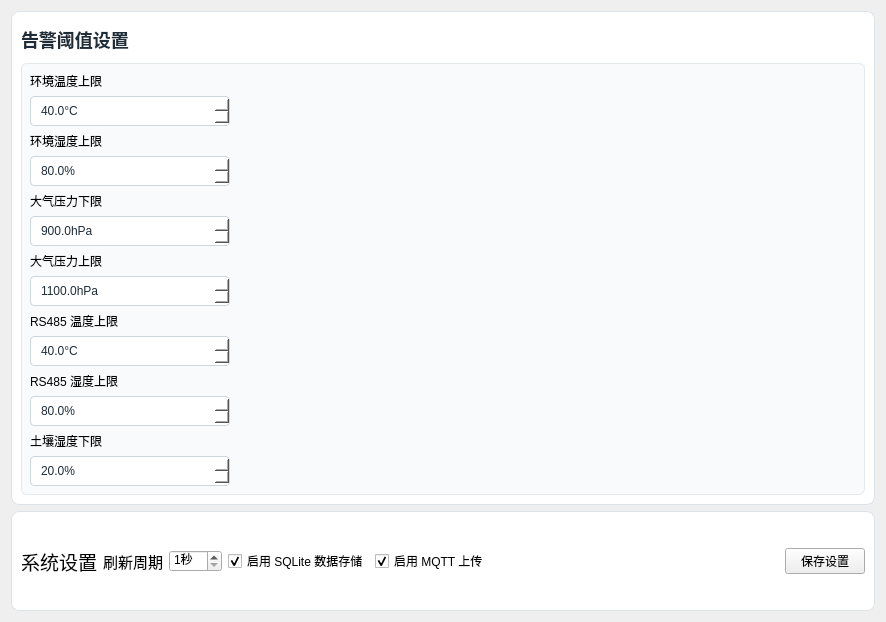
           <widget class="QWidget" name="settingsPage">
            <property name="styleSheet">
             <string notr="true">QWidget#settingsPage {
    background-color: rgb(245, 247, 249);
}

/* 告警阈值主卡片 */
QFrame#thresholdSettingsFrame {
    background-color: white;
    border: 1px solid rgb(220, 227, 232);
    border-radius: 8px;
}

/* 阈值输入区域 */
QWidget#thresholdFormWidget {
    background-color: rgb(248, 250, 251);
    border: 1px solid rgb(228, 233, 237);
    border-radius: 6px;
}

/* 下方系统设置卡片 */
QFrame#systemSettingsFrame {
    background-color: white;
    border: 1px solid rgb(220, 227, 232);
    border-radius: 8px;
}

/* 两个区域的标题 */
QLabel#thresholdTitleLabel,
QLabel#systemSettingsTitleLabel {
    color: rgb(31, 45, 56);
    background-color: transparent;
    border: none;
    font-size: 18px;
    font-weight: 600;
}

/* 数值输入框 */
QDoubleSpinBox {
    min-height: 28px;
    padding: 0 8px;
    color: rgb(31, 45, 56);
    background-color: white;
    border: 1px solid rgb(205, 214, 221);
    border-radius: 4px;
}

QDoubleSpinBox:focus {
    border: 1px solid rgb(36, 145, 210);
}

/* 刷新周期输入框 */
QSpinBox#refreshIntervalSpinBox {
    min-height: 28px;
    padding: 0 8px;
    background-color: white;
    border: 1px solid rgb(205, 214, 221);
    border-radius: 4px;
}

/* 保存按钮 */
QPushButton#saveSettingsButton {
    min-width: 90px;
    min-height: 32px;
    color: white;
    background-color: rgb(36, 145, 210);
    border: none;
    border-radius: 5px;
    font-weight: 600;
}

QPushButton#saveSettingsButton:hover {
    background-color: rgb(28, 125, 184);
}

QPushButton#saveSettingsButton:pressed {
    background-color: rgb(22, 105, 155);
}</string>
            </property>
            <layout class="QVBoxLayout" name="verticalLayout_18">
             <item>
              <widget class="QFrame" name="thresholdSettingsFrame">
               <property name="sizePolicy">
                <sizepolicy hsizetype="Expanding" vsizetype="Preferred">
                 <horstretch>0</horstretch>
                 <verstretch>0</verstretch>
                </sizepolicy>
               </property>
               <property name="minimumSize">
                <size>
                 <width>0</width>
                 <height>360</height>
                </size>
               </property>
               <property name="frameShape">
                <enum>QFrame::Shape::StyledPanel</enum>
               </property>
               <property name="frameShadow">
                <enum>QFrame::Shadow::Raised</enum>
               </property>
               <layout class="QVBoxLayout" name="verticalLayout_19">
                <item>
                 <widget class="QLabel" name="thresholdTitleLabel">
                  <property name="minimumSize">
                   <size>
                    <width>0</width>
                    <height>36</height>
                   </size>
                  </property>
                  <property name="maximumSize">
                   <size>
                    <width>16777215</width>
                    <height>60</height>
                   </size>
                  </property>
                  <property name="font">
                   <font>
                    <pointsize>-1</pointsize>
                    <fontweight>DemiBold</fontweight>
                   </font>
                  </property>
                  <property name="mouseTracking">
                   <bool>false</bool>
                  </property>
                  <property name="text">
                   <string>告警阈值设置</string>
                  </property>
                 </widget>
                </item>
                <item>
                 <widget class="QWidget" name="thresholdFormWidget" native="true">
                  <layout class="QVBoxLayout" name="verticalLayout_20">
                   <item>
                    <widget class="QLabel" name="temperatureHighLabel">
                     <property name="maximumSize">
                      <size>
                       <width>200</width>
                       <height>16777215</height>
                      </size>
                     </property>
                     <property name="text">
                      <string>环境温度上限</string>
                     </property>
                    </widget>
                   </item>
                   <item>
                    <widget class="QDoubleSpinBox" name="temperatureHighSpinBox">
                     <property name="minimumSize">
                      <size>
                       <width>150</width>
                       <height>30</height>
                      </size>
                     </property>
                     <property name="maximumSize">
                      <size>
                       <width>200</width>
                       <height>16777215</height>
                      </size>
                     </property>
                     <property name="suffix">
                      <string>°C</string>
                     </property>
                     <property name="decimals">
                      <number>1</number>
                     </property>
                     <property name="minimum">
                      <double>-40.000000000000000</double>
                     </property>
                     <property name="value">
                      <double>40.000000000000000</double>
                     </property>
                    </widget>
                   </item>
                   <item>
                    <widget class="QLabel" name="humidityHighLabel">
                     <property name="maximumSize">
                      <size>
                       <width>200</width>
                       <height>16777215</height>
                      </size>
                     </property>
                     <property name="text">
                      <string>环境湿度上限</string>
                     </property>
                    </widget>
                   </item>
                   <item>
                    <widget class="QDoubleSpinBox" name="humidityHighSpinBox">
                     <property name="minimumSize">
                      <size>
                       <width>150</width>
                       <height>30</height>
                      </size>
                     </property>
                     <property name="maximumSize">
                      <size>
                       <width>200</width>
                       <height>16777215</height>
                      </size>
                     </property>
                     <property name="suffix">
                      <string>%</string>
                     </property>
                     <property name="decimals">
                      <number>1</number>
                     </property>
                     <property name="value">
                      <double>80.000000000000000</double>
                     </property>
                    </widget>
                   </item>
                   <item>
                    <widget class="QLabel" name="pressureLowLabel">
                     <property name="maximumSize">
                      <size>
                       <width>200</width>
                       <height>16777215</height>
                      </size>
                     </property>
                     <property name="text">
                      <string>大气压力下限</string>
                     </property>
                    </widget>
                   </item>
                   <item>
                    <widget class="QDoubleSpinBox" name="pressureLowSpinBox">
                     <property name="minimumSize">
                      <size>
                       <width>150</width>
                       <height>30</height>
                      </size>
                     </property>
                     <property name="maximumSize">
                      <size>
                       <width>200</width>
                       <height>16777215</height>
                      </size>
                     </property>
                     <property name="suffix">
                      <string>hPa</string>
                     </property>
                     <property name="decimals">
                      <number>1</number>
                     </property>
                     <property name="minimum">
                      <double>300.000000000000000</double>
                     </property>
                     <property name="maximum">
                      <double>1200.000000000000000</double>
                     </property>
                     <property name="value">
                      <double>900.000000000000000</double>
                     </property>
                    </widget>
                   </item>
                   <item>
                    <widget class="QLabel" name="pressureHighLabel">
                     <property name="maximumSize">
                      <size>
                       <width>200</width>
                       <height>16777215</height>
                      </size>
                     </property>
                     <property name="text">
                      <string>大气压力上限</string>
                     </property>
                    </widget>
                   </item>
                   <item>
                    <widget class="QDoubleSpinBox" name="pressureHighSpinBox">
                     <property name="minimumSize">
                      <size>
                       <width>150</width>
                       <height>30</height>
                      </size>
                     </property>
                     <property name="maximumSize">
                      <size>
                       <width>200</width>
                       <height>16777215</height>
                      </size>
                     </property>
                     <property name="suffix">
                      <string>hPa</string>
                     </property>
                     <property name="decimals">
                      <number>1</number>
                     </property>
                     <property name="minimum">
                      <double>300.000000000000000</double>
                     </property>
                     <property name="maximum">
                      <double>1200.000000000000000</double>
                     </property>
                     <property name="value">
                      <double>1100.000000000000000</double>
                     </property>
                    </widget>
                   </item>
                   <item>
                    <widget class="QLabel" name="rs485TemperatureHighLabel">
                     <property name="maximumSize">
                      <size>
                       <width>200</width>
                       <height>16777215</height>
                      </size>
                     </property>
                     <property name="text">
                      <string>RS485 温度上限</string>
                     </property>
                    </widget>
                   </item>
                   <item>
                    <widget class="QDoubleSpinBox" name="rs485TemperatureHighSpinBox">
                     <property name="minimumSize">
                      <size>
                       <width>150</width>
                       <height>30</height>
                      </size>
                     </property>
                     <property name="maximumSize">
                      <size>
                       <width>200</width>
                       <height>16777215</height>
                      </size>
                     </property>
                     <property name="suffix">
                      <string>°C</string>
                     </property>
                     <property name="decimals">
                      <number>1</number>
                     </property>
                     <property name="minimum">
                      <double>-40.000000000000000</double>
                     </property>
                     <property name="value">
                      <double>40.000000000000000</double>
                     </property>
                    </widget>
                   </item>
                   <item>
                    <widget class="QLabel" name="rs485HumidityHighLabel">
                     <property name="maximumSize">
                      <size>
                       <width>200</width>
                       <height>16777215</height>
                      </size>
                     </property>
                     <property name="text">
                      <string>RS485 湿度上限</string>
                     </property>
                    </widget>
                   </item>
                   <item>
                    <widget class="QDoubleSpinBox" name="rs485HumidityHighSpinBox">
                     <property name="minimumSize">
                      <size>
                       <width>150</width>
                       <height>30</height>
                      </size>
                     </property>
                     <property name="maximumSize">
                      <size>
                       <width>200</width>
                       <height>16777215</height>
                      </size>
                     </property>
                     <property name="suffix">
                      <string>%</string>
                     </property>
                     <property name="decimals">
                      <number>1</number>
                     </property>
                     <property name="value">
                      <double>80.000000000000000</double>
                     </property>
                    </widget>
                   </item>
                   <item>
                    <widget class="QLabel" name="soilHumidityLowLabel">
                     <property name="maximumSize">
                      <size>
                       <width>200</width>
                       <height>16777215</height>
                      </size>
                     </property>
                     <property name="text">
                      <string>土壤湿度下限</string>
                     </property>
                    </widget>
                   </item>
                   <item>
                    <widget class="QDoubleSpinBox" name="soilHumidityLowSpinBox">
                     <property name="minimumSize">
                      <size>
                       <width>150</width>
                       <height>30</height>
                      </size>
                     </property>
                     <property name="maximumSize">
                      <size>
                       <width>200</width>
                       <height>16777215</height>
                      </size>
                     </property>
                     <property name="suffix">
                      <string>%</string>
                     </property>
                     <property name="decimals">
                      <number>1</number>
                     </property>
                     <property name="value">
                      <double>20.000000000000000</double>
                     </property>
                    </widget>
                   </item>
                  </layout>
                 </widget>
                </item>
               </layout>
              </widget>
             </item>
             <item>
              <widget class="QFrame" name="systemSettingsFrame">
               <property name="sizePolicy">
                <sizepolicy hsizetype="Expanding" vsizetype="Preferred">
                 <horstretch>0</horstretch>
                 <verstretch>0</verstretch>
                </sizepolicy>
               </property>
               <property name="minimumSize">
                <size>
                 <width>0</width>
                 <height>100</height>
                </size>
               </property>
               <property name="maximumSize">
                <size>
                 <width>16777215</width>
                 <height>150</height>
                </size>
               </property>
               <property name="frameShape">
                <enum>QFrame::Shape::StyledPanel</enum>
               </property>
               <property name="frameShadow">
                <enum>QFrame::Shadow::Raised</enum>
               </property>
               <layout class="QHBoxLayout" name="horizontalLayout_8">
                <item>
                 <widget class="QLabel" name="label_3">
                  <property name="font">
                   <font>
                    <pointsize>14</pointsize>
                   </font>
                  </property>
                  <property name="text">
                   <string>系统设置</string>
                  </property>
                 </widget>
                </item>
                <item>
                 <widget class="QLabel" name="label_4">
                  <property name="font">
                   <font>
                    <pointsize>11</pointsize>
                   </font>
                  </property>
                  <property name="text">
                   <string>刷新周期</string>
                  </property>
                 </widget>
                </item>
                <item>
                 <widget class="QSpinBox" name="spinBox">
                  <property name="suffix">
                   <string>秒</string>
                  </property>
                  <property name="minimum">
                   <number>1</number>
                  </property>
                  <property name="maximum">
                   <number>60</number>
                  </property>
                 </widget>
                </item>
                <item>
                 <widget class="QCheckBox" name="checkBox">
                  <property name="text">
                   <string>启用 SQLite 数据存储</string>
                  </property>
                  <property name="checked">
                   <bool>true</bool>
                  </property>
                 </widget>
                </item>
                <item>
                 <widget class="QCheckBox" name="checkBox_2">
                  <property name="text">
                   <string>启用 MQTT 上传</string>
                  </property>
                  <property name="checked">
                   <bool>true</bool>
                  </property>
                 </widget>
                </item>
                <item>
                 <spacer name="horizontalSpacer_4">
                  <property name="orientation">
                   <enum>Qt::Orientation::Horizontal</enum>
                  </property>
                  <property name="sizeHint" stdset="0">
                   <size>
                    <width>290</width>
                    <height>20</height>
                   </size>
                  </property>
                 </spacer>
                </item>
                <item>
                 <widget class="QPushButton" name="pushButton">
                  <property name="text">
                   <string>保存设置</string>
                  </property>
                 </widget>
                </item>
               </layout>
              </widget>
             </item>
            </layout>
           </widget>
